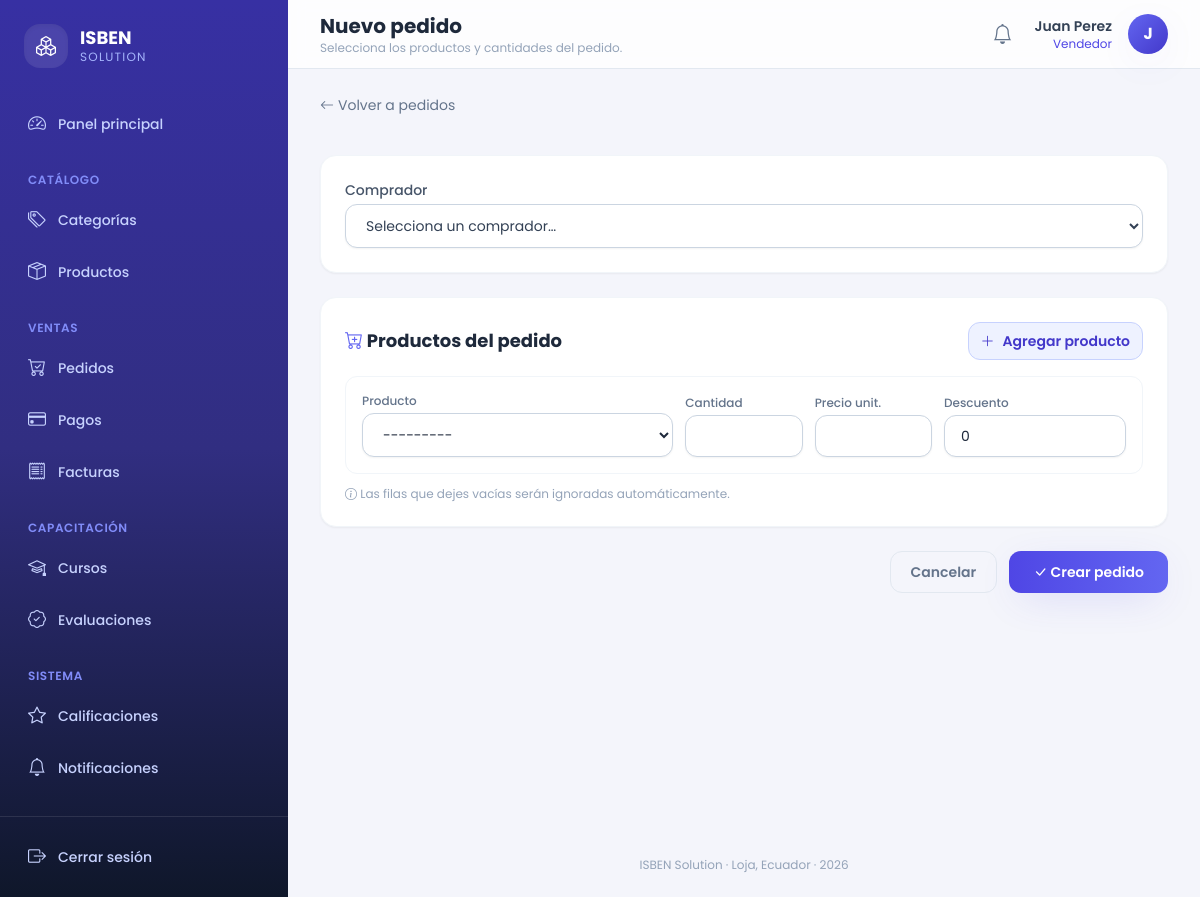
Screenshot of /pedidos/crear/ (signed in) with the database file from the repository.
### core/models.py (models this page shows, shortened)
class Usuario(AbstractUser):
    email    = models.EmailField(unique=True)
    telefono = models.CharField(max_length=20, blank=True)
    rol      = models.CharField(max_length=20, choices=ROL_USUARIO)
    fecha_actualizacion = models.DateTimeField(auto_now=True)
    REQUIRED_FIELDS = ['email', 'rol']
    class Meta:
        verbose_name = 'Usuario'
        verbose_name_plural = 'Usuarios'

### core/views.py (the view, shortened to what this page needs)
# urls.py: path('pedidos/crear/', views.crear_pedido, name='crear_pedido'),
@rol_requerido('comprador', 'vendedor', 'administrador')
def crear_pedido(request):
    pedido_temporal = Pedido(estado='creado')
    formset = DetallePedidoFormSet(request.POST or None, instance=pedido_temporal, prefix='detalles')
    compradores = None
    if request.user.rol != 'comprador':
        compradores = Comprador.objects.select_related('usuario').all()
    precios_productos = {p.id: str(p.precio_venta) for p in Producto.objects.filter(activo=True)}
    return render(request, 'core/pedidos/crear.html', {
        'formset': formset, 'compradores': compradores, 'precios_productos': precios_productos,
    })

### core/context_processors.py (called while the page is built)
def notificaciones(request):
    if request.user.is_authenticated:
        return {
            'notificaciones_no_leidas_global': request.user.notificaciones.filter(leida=False).count(),
        }
    return {}

### core/models.py (called while the page is built)
    def __str__(self):
        return "%s - $%s (%s)" % (self.nombre, self.precio_venta, self.empresa.razon_social)

### core/templatetags/form_tags.py (called while the page is built)
@register.filter(name="campo")
def campo(field):
    widget = field.field.widget.__class__.__name__
    css = CHECK_CSS if widget == "CheckboxInput" else INPUT_CSS
    if field.errors:
        css += " border-rose-400 focus:border-rose-500 focus:ring-rose-100"
    return field.as_widget(attrs={"class": css})

### core/templates/core/pedidos/crear.html (shortened to what this page needs)
{% extends 'core/master.html' %}
{% load form_tags %}
{% block header_title %}Nuevo pedido{% endblock %}
{% block header_subtitle %}Selecciona los productos y cantidades del pedido.{% endblock %}
{% block content %}
<div class="mx-auto max-w-4xl">
  <a href="{% url 'lista_pedidos' %}" class="mb-4 inline-flex items-center gap-1 text-sm text-slate-500 hover:text-brand-600"><i class="bi bi-arrow-left"></i> Volver a pedidos</a>
  <form method="post" class="space-y-6">
    {% if compradores %}
    <div class="rounded-2xl border border-slate-100 bg-white p-6 shadow-sm">
      <label class="mb-1 block text-sm font-medium text-slate-600">Comprador</label>
      <select name="comprador" required
              class="w-full rounded-xl border border-slate-300 bg-white px-4 py-2.5 text-sm shadow-sm focus:border-brand-500 focus:ring-4 focus:ring-brand-100 focus:outline-none">
        <option value="">Selecciona un comprador…</option>
      </select>
    </div>
    {% endif %}
    <div class="rounded-2xl border border-slate-100 bg-white p-6 shadow-sm">
      <div class="mb-4 flex items-center justify-between">
        <h2 class="text-lg font-bold text-slate-800"><i class="bi bi-cart-plus text-brand-500"></i> Productos del pedido</h2>
        <button type="button" id="btn-agregar-fila" class="flex items-center gap-2 rounded-xl border border-brand-200 bg-brand-50 px-3 py-2 text-sm font-semibold text-brand-700 hover:bg-brand-100">
          <i class="bi bi-plus-lg"></i> Agregar producto
        </button>
      </div>
      <div id="filas-detalle" class="space-y-3">
        {% for detalle_form in formset %}
        <div class="fila-detalle grid grid-cols-1 gap-3 rounded-xl border border-slate-100 p-4 sm:grid-cols-12 sm:items-end">
          <div class="sm:col-span-5">
            <label class="mb-1 block text-xs font-medium text-slate-500">Producto</label>
            {{ detalle_form.producto|campo }}
          </div>
          <div class="sm:col-span-2">
            <label class="mb-1 block text-xs font-medium text-slate-500">Cantidad</label>
            {{ detalle_form.cantidad|campo }}
          </div>
          <div class="sm:col-span-2">
            <label class="mb-1 block text-xs font-medium text-slate-500">Precio unit.</label>
            {{ detalle_form.precio_unitario|campo }}
          </div>
          <div class="sm:col-span-3">
            <label class="mb-1 block text-xs font-medium text-slate-500">Descuento</label>
            {{ detalle_form.descuento|campo }}
          </div>
        </div>
        {% endfor %}
      </div>
      <p class="mt-3 text-xs text-slate-400"><i class="bi bi-info-circle"></i> Las filas que dejes vacías serán ignoradas automáticamente.</p>
    </div>
    <div class="flex justify-end gap-3">
      <a href="{% url 'lista_pedidos' %}" class="rounded-xl border border-slate-200 px-5 py-2.5 text-sm font-semibold text-slate-500 transition hover:border-slate-300 hover:bg-slate-50">Cancelar</a>
      <button type="submit" class="rounded-xl bg-gradient-to-r from-brand-600 to-brand-500 px-6 py-2.5 text-sm font-semibold text-white shadow-soft transition active:scale-[0.98] hover:from-brand-700 hover:to-brand-600"><i class="bi bi-check-lg"></i> Crear pedido</button>
    </div>
  </form>
</div>
{% endblock %}

### core/templates/core/master.html (shortened to what this page needs)
{% load static %}
<!DOCTYPE html>
<html lang="es">
<head>
<script src="https://cdn.tailwindcss.com"></script>
<link rel="stylesheet" href="https://cdn.jsdelivr.net/npm/bootstrap-icons@1.11.3/font/bootstrap-icons.min.css">
<link rel="stylesheet" href="{% static 'core/css/estilos.css' %}">
</head>
<body class="font-sans text-slate-700 antialiased" x-data="{ sidebarOpen: false }">
{% if user.is_authenticated %}
<div class="flex min-h-screen">
  <aside
    class="fixed inset-y-0 left-0 z-40 w-72 transform bg-gradient-to-b from-brand-800 via-brand-900 to-slate-900 text-indigo-100 transition-transform duration-300 lg:static lg:translate-x-0"
    :class="sidebarOpen ? 'translate-x-0' : '-translate-x-full'">
    <div class="flex h-full flex-col">
      <div class="flex items-center gap-3 px-6 py-6">
        <div class="flex h-11 w-11 items-center justify-center rounded-2xl bg-white/10 text-xl font-bold text-white shadow-inner">
          <i class="bi bi-boxes"></i>
        </div>
        <div>
          <p class="text-lg font-bold leading-tight text-white">ISBEN</p>
          <p class="text-xs uppercase tracking-widest text-indigo-300">Solution</p>
        </div>
      </div>
      <nav class="mt-2 flex-1 space-y-6 overflow-y-auto px-4 pb-6">
        <div>
          <a href="{% url 'inicio' %}"
             class="group relative flex items-center gap-3 rounded-xl px-3 py-2.5 text-sm font-medium transition {% if request.resolver_match.url_name == 'inicio' %}bg-white/10 text-white shadow-soft{% else %}text-indigo-200 hover:translate-x-0.5 hover:bg-white/5 hover:text-white{% endif %}">
            <i class="bi bi-speedometer2 text-lg"></i> Panel principal
          </a>
        </div>
        <div>
          <p class="px-3 pb-2 text-xs font-semibold uppercase tracking-wider text-indigo-400">Catálogo</p>
          <div class="space-y-1">
            {% include 'core/partials/_nav_link.html' with url_name='lista_categorias' icon='bi-tags' label='Categorías' %}
            {% include 'core/partials/_nav_link.html' with url_name='lista_productos' icon='bi-box-seam' label='Productos' %}
          </div>
        </div>
        <div>
          <p class="px-3 pb-2 text-xs font-semibold uppercase tracking-wider text-indigo-400">Ventas</p>
          <div class="space-y-1">
            {% include 'core/partials/_nav_link.html' with url_name='lista_pedidos' icon='bi-cart-check' label='Pedidos' %}
            {% include 'core/partials/_nav_link.html' with url_name='lista_pagos' icon='bi-credit-card' label='Pagos' %}
            {% include 'core/partials/_nav_link.html' with url_name='lista_facturas' icon='bi-receipt' label='Facturas' %}
          </div>
        </div>
        <div>
          <p class="px-3 pb-2 text-xs font-semibold uppercase tracking-wider text-indigo-400">Capacitación</p>
          <div class="space-y-1">
            {% include 'core/partials/_nav_link.html' with url_name='lista_cursos' icon='bi-mortarboard' label='Cursos' %}
            {% include 'core/partials/_nav_link.html' with url_name='lista_evaluaciones' icon='bi-patch-check' label='Evaluaciones' %}
          </div>
        </div>
        <div>
          <p class="px-3 pb-2 text-xs font-semibold uppercase tracking-wider text-indigo-400">Sistema</p>
          <div class="space-y-1">
            {% include 'core/partials/_nav_link.html' with url_name='lista_calificaciones' icon='bi-star' label='Calificaciones' %}
            {% include 'core/partials/_nav_link.html' with url_name='lista_notificaciones' icon='bi-bell' label='Notificaciones' %}
          </div>
        </div>
      </nav>
      <div class="border-t border-white/10 p-4">
        <form action="{% url 'logout' %}" method="post">
          <button type="submit" class="flex w-full items-center gap-3 rounded-xl px-3 py-2.5 text-sm font-medium text-indigo-200 transition hover:bg-white/5 hover:text-white">
            <i class="bi bi-box-arrow-right text-lg"></i> Cerrar sesión
          </button>
        </form>
      </div>
    </div>
  </aside>
  <div class="flex min-h-screen flex-1 flex-col lg:pl-0">
    <header class="sticky top-0 z-20 flex items-center justify-between gap-4 border-b border-slate-200 bg-white/80 px-4 py-3 backdrop-blur lg:px-8">
      <div class="flex items-center gap-3">
        <div>
          <h1 class="text-lg font-bold text-slate-800 lg:text-xl">{% block header_title %}{% endblock %}</h1>
          <p class="hidden text-xs text-slate-400 sm:block">{% block header_subtitle %}Gestiona tu operación mayorista desde un solo lugar.{% endblock %}</p>
        </div>
      </div>
      <div class="flex items-center gap-3">
        <a href="{% url 'lista_notificaciones' %}" class="relative grid h-10 w-10 place-items-center rounded-xl text-slate-500 transition hover:bg-slate-100 hover:text-brand-600" title="Notificaciones">
          <i class="bi bi-bell text-xl"></i>
        </a>
        <div class="flex items-center gap-4" x-data="{ open: false }">
          <div class="hidden text-right sm:block">
            <p class="text-sm font-semibold text-slate-700">{{ user.get_full_name|default:user.username }}</p>
            <p class="text-xs capitalize text-brand-600">{{ user.get_rol_display }}</p>
          </div>
          <button @click="open = !open" class="grid h-10 w-10 place-items-center rounded-full bg-gradient-to-br from-brand-500 to-brand-700 font-bold text-white shadow-soft transition hover:shadow-lg">
            {{ user.first_name|slice:":1"|upper|default:user.username|slice:":1"|upper }}
          </button>
        </div>
      </div>
    </header>
    <main class="pagina-contenido flex-1 px-4 py-6 lg:px-8">
      {% block content %}{% endblock %}
    </main>
    <footer class="px-4 py-6 text-center text-xs text-slate-400 lg:px-8">
      ISBEN Solution &middot; Loja, Ecuador &middot; {% now "Y" %}
    </footer>
  </div>
</div>
{% else %}
  {% block auth_content %}{% endblock %}
{% endif %}
</body>
</html>

### core/templates/core/master.html (style rules this page uses)
body { background: #f4f5fb; }
main.pagina-contenido { animation: fadeInUp 0.35s ease-out; }
a, button { -webkit-tap-highlight-color: transparent; }

### rows the page displays
Usuario: get_full_name "Juan Perez", rol "Vendedor", first_name "J"

### other values shown
{{ label }} "Categorías Productos Pedidos Pagos Facturas Cursos Evaluaciones Calificaciones Notificaciones"
